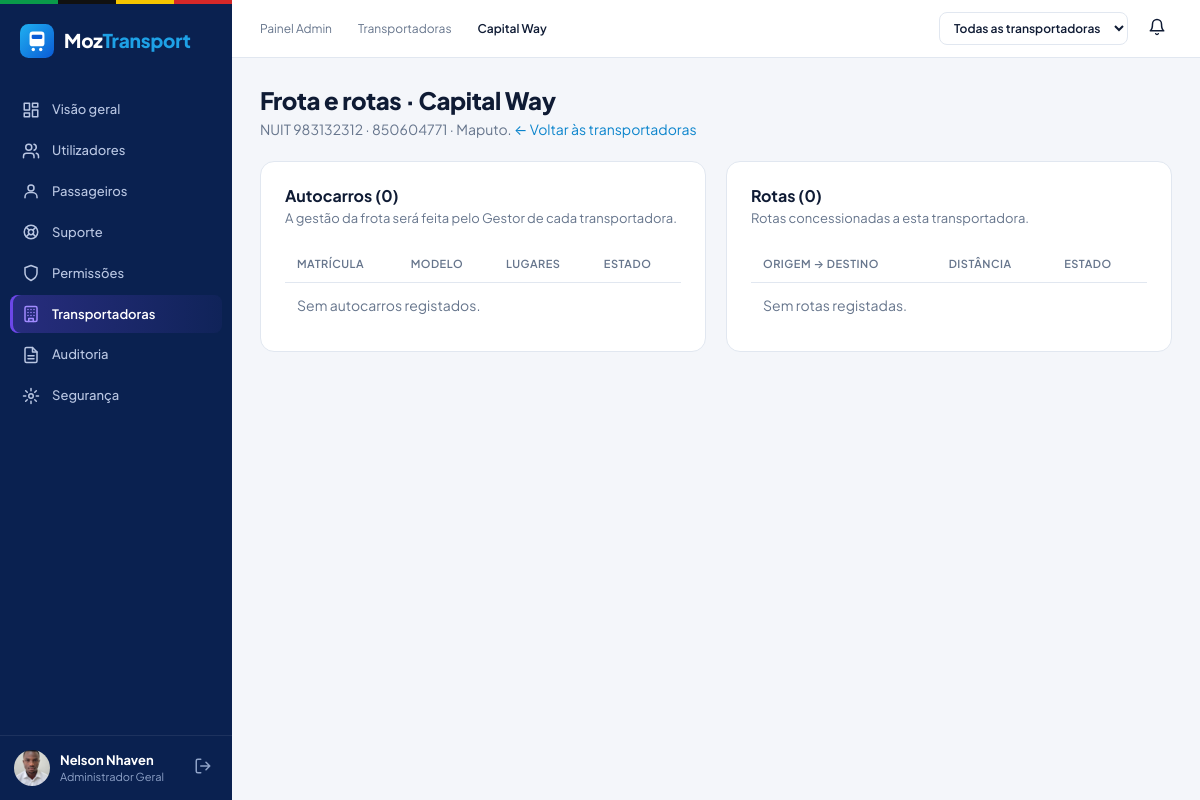
/administrador/frota.php?id=4 (signed in), run on the app's committed database.
### tables this page shows
CREATE TABLE `transportadora` (
  `id_transportadora` int(10) unsigned NOT NULL AUTO_INCREMENT,
  `nome` varchar(100) NOT NULL,
  `nuit` varchar(20) NOT NULL,
  `contacto` varchar(30) NOT NULL,
  `endereco` varchar(200) DEFAULT NULL,
  `activa` tinyint(1) NOT NULL DEFAULT 1,
  PRIMARY KEY (`id_transportadora`),
  UNIQUE KEY `uq_transportadora_nuit` (`nuit`)
);

### administrador/frota.php (the view, shortened to what this page needs)
<?php
require_once __DIR__ . '/../includes/sessao.php';
$id = (int)($_GET['id'] ?? 0);
$st = $pdo->prepare('SELECT * FROM transportadora WHERE id_transportadora = ?');
$st->execute([$id]);
$transpFrota = $st->fetch();
$st = $pdo->prepare('SELECT * FROM autocarro WHERE id_transportadora = ? ORDER BY matricula');
$st->execute([$id]);
$autocarros = $st->fetchAll();
$st = $pdo->prepare('SELECT * FROM rota WHERE id_transportadora = ? ORDER BY origem, destino');
$st->execute([$id]);
$rotas = $st->fetchAll();
require __DIR__ . '/../includes/painel_inicio.php';
?>
<h1 class="titulo-pagina">Frota e rotas · <?= e($transpFrota['nome']) ?></h1>
<p class="subtitulo-pagina">NUIT <?= e($transpFrota['nuit']) ?> · <?= e($transpFrota['contacto']) ?><?= $transpFrota['endereco'] ? ' · ' . e($transpFrota['endereco']) : '' ?>.
  <a href="<?= e(url('administrador/transportadoras.php')) ?>">← Voltar às transportadoras</a></p>
<div class="cartoes-2" style="grid-template-columns:1fr 1fr">
  <section class="cartao">
    <h2>Autocarros (<?= count($autocarros) ?>)</h2>
    <p class="sub">A gestão da frota será feita pelo Gestor de cada transportadora.</p>
    <table class="tabela">
      <thead><tr><th>Matrícula</th><th>Modelo</th><th>Lugares</th><th>Estado</th></tr></thead>
      <tbody>
      <?php if (!$autocarros): ?><tr><td colspan="4" style="color:var(--cinza)">Sem autocarros registados.</td></tr><?php endif; ?>
      </tbody>
    </table>
  </section>
  <section class="cartao">
    <h2>Rotas (<?= count($rotas) ?>)</h2>
    <p class="sub">Rotas concessionadas a esta transportadora.</p>
    <table class="tabela">
      <thead><tr><th>Origem → Destino</th><th>Distância</th><th>Estado</th></tr></thead>
      <tbody>
      <?php if (!$rotas): ?><tr><td colspan="3" style="color:var(--cinza)">Sem rotas registadas.</td></tr><?php endif; ?>
      </tbody>
    </table>
  </section>
</div>
<?php require __DIR__ . '/../includes/painel_fim.php'; ?>

### assets/css/base.css (style rules this page uses)
:root { --azul:#1ea1e6; --azul-forte:#0b84cc; --navy:#0a2150; --navy-2:#102b66; --texto:#0f1b34; --cinza:#66758c; --borda:#e1e7f0; --fundo:#f4f6fa; --branco:#fff; --erro:#d92d3a; --erro-bg:#fdecee; --ok:#12a150; --ok-bg:#e7f7ee; --info:#0b6fb0; --info-bg:#e9f5fd; --roxo:#6c47e8; --roxo-bg:#f0ecff; --acento:var(--azul); --acento-forte:var(--azul-forte); --raio:10px; --fonte:'Plus Jakarta Sans','Inter',system-ui,-apple-system,'Segoe UI',Roboto,sans-serif; }
* { box-sizing:border-box }
html,body { margin:0 }
body { font-family:var(--fonte);color:var(--texto);background:var(--fundo);font-size:14px;line-height:1.45 }
a { color:var(--azul-forte);text-decoration:none }
h1,h2,h3 { margin:0;line-height:1.2 }

### assets/css/painel.css (style rules this page uses)
body.painel { display:flex;min-height:100vh }
body.perfil-administrador { --acento:var(--roxo);--acento-forte:#5636c9 }
.titulo-pagina { font-size:24px;font-weight:800;letter-spacing:-.4px }
.subtitulo-pagina { color:var(--cinza);margin:4px 0 22px }
.cartoes-2 { display:grid;grid-template-columns:1.15fr 1fr;gap:20px;align-items:start }
.cartao { background:#fff;border:1px solid var(--borda);border-radius:14px;padding:24px }
.cartao h2 { font-size:16px;font-weight:700;margin-bottom:4px }
.cartao .sub { color:var(--cinza);font-size:13px;margin:0 0 18px }

### assets/css/admin.css (style rules this page uses)
.tabela { width:100%;border-collapse:collapse }
.tabela th { font-size:11px;text-transform:uppercase;letter-spacing:.5px;color:var(--cinza);text-align:left;padding:10px 12px;border-bottom:1px solid var(--borda);font-weight:600 }
.tabela td { padding:12px;border-bottom:1px solid #eef1f6;vertical-align:middle }
.tabela tr:last-child td { border-bottom:0 }

### data on the page
transportadora: nome "Capital Way", nuit "983132312", contacto "850604771", endereco "Maputo"

### other printed values
$rotulo "Visão geral"
$rotulo "Utilizadores"
$rotulo "Passageiros"
$rotulo "Suporte"
$rotulo "Permissões"
$rotulo "Transportadoras"
$rotulo "Auditoria"
$rotulo "Segurança"
$u['nome'] "Nelson Nhaven"
$m "Painel Admin"
$m "Transportadoras"
$m "Capital Way"
count($autocarros) "0"
count($rotas) "0"
